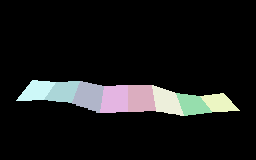

Python code for this plot:
#!/usr/bin/env python3
"""Prototype, second form: shallow rows, steep rungs, a ragged bottom.

The rows are as points.py's (every segment shallow: |dy| < dx).  Each rung must be
steep (its bottom point more than |dx| below its top point), and is a boundary
B_i(y): Bresenham stepping in y, one x per line from the top point to the bottom
point, and the top or bottom point's x above or below them.  A pixel (x, y) is in
box  #{i : B_i(y) <= x} - 1  (the boundary's own pixel goes right; -1 and 8 are
outside), below the top row where there is one, and no lower than its byte column's
lowest bottom-row point: the bottom of the band is ragged, filled to that line.
"""
import sys
import numpy as np

import points as P

COLS = range(P.W // 4)


def boundary(xt, yt, xb, yb):
    """B(y) for y in yt..yb: x stepped per line, as bresenham_ys with x and y swapped."""
    assert yb - yt > abs(xb - xt), 'a rung must be steep'
    return {yt + k: x for k, x in enumerate(P.bresenham_ys(yt, xt, yb, xb))}


def transitions(xt, yt, xb, yb):
    """Each pixel x the rung passes: the first line where `B(y) <= x` changes."""
    b = boundary(xt, yt, xb, yb)
    out = {}
    for x in range(min(xt, xb), max(xt, xb)):
        was = b[yt] <= x
        out[x] = next(y for y in range(yt, yb + 1) if (b[y] <= x) != was)
    return out


def bottoms(bot):
    """Each byte column's lowest bottom-row point."""
    return {c: max(bot[x] for x in range(4 * c, 4 * c + 4) if x in bot)
            for c in COLS if any(x in bot for x in range(4 * c, 4 * c + 4))}


def fill(top, bot, rungs, colours):
    """rungs: (xt, yt, xb, yb) for each.  An image, palette entry + 1 by pixel."""
    bs = [boundary(*r) for r in rungs]
    botc = bottoms(bot)
    xs = np.arange(P.W)
    floor = np.full(P.W, -1)                # each pixel's lowest line
    for c, y in botc.items():
        floor[4 * c:4 * c + 4] = y
    ceil = np.zeros(P.W, dtype=int)         # and its highest: the top row's
    for x, y in top.items():
        ceil[x] = y
    img = np.zeros((P.H, P.W), dtype=np.uint8)
    for y in range(P.H):
        edges = [b[min(max(y, r[1]), r[3])] for b, r in zip(bs, rungs)]
        n = np.searchsorted(edges, xs, side='right') - 1
        inside = (y <= floor) & (y >= ceil) & (n >= 0) & (n < len(rungs) - 1)
        img[y] = np.where(inside, np.take(np.array(colours) + 1, np.clip(n, 0, len(rungs) - 2)), 0)
    return img


def ok(pts0, pts1):
    """A frame's constraints: steep rungs, and each top-row column above its bottom."""
    if any(yb - yt <= abs(xb - xt) for (xt, yt), (xb, yb) in zip(pts0, pts1)):
        return False
    top, botc = P.trace(pts0), bottoms(P.trace(pts1))
    return all(max(top[x] for x in range(4 * c, 4 * c + 4)) <= botc[c]
               for c in COLS if 4 * c in top and 4 * c + 3 in top)


def main():
    rng = np.random.default_rng(int(sys.argv[1]) if len(sys.argv) > 1 else None)
    while True:
        pts = [P.make_points(rng, *r) for r in P.ROWS]
        if ok(*pts):
            break
    for r, p in enumerate(pts):
        print(f'row {r}: ' + ' '.join(f'({x},{y})' for x, y in p))
    top, bot = P.trace(pts[0]), P.trace(pts[1])
    rungs = [(xt, yt, xb, yb) for (xt, yt), (xb, yb) in zip(*pts)]
    colours = list(range(8))
    img = fill(top, bot, rungs, colours)
    pal = np.array([(0, 0, 0)] + [tuple(int(v) for v in rng.integers(150, 256, 3)) for _ in range(8)],
                   dtype=np.uint8)
    rgb = pal[img]
    out = rgb.copy()
    for x, y in top.items():
        out[y, x] = (40, 40, 40)
    for x, y in bot.items():
        out[y, x] = (90, 90, 90)
    P.save(rgb, 'ragged')
    P.save(out, 'ragged_outline')


if __name__ == '__main__':
    main()
